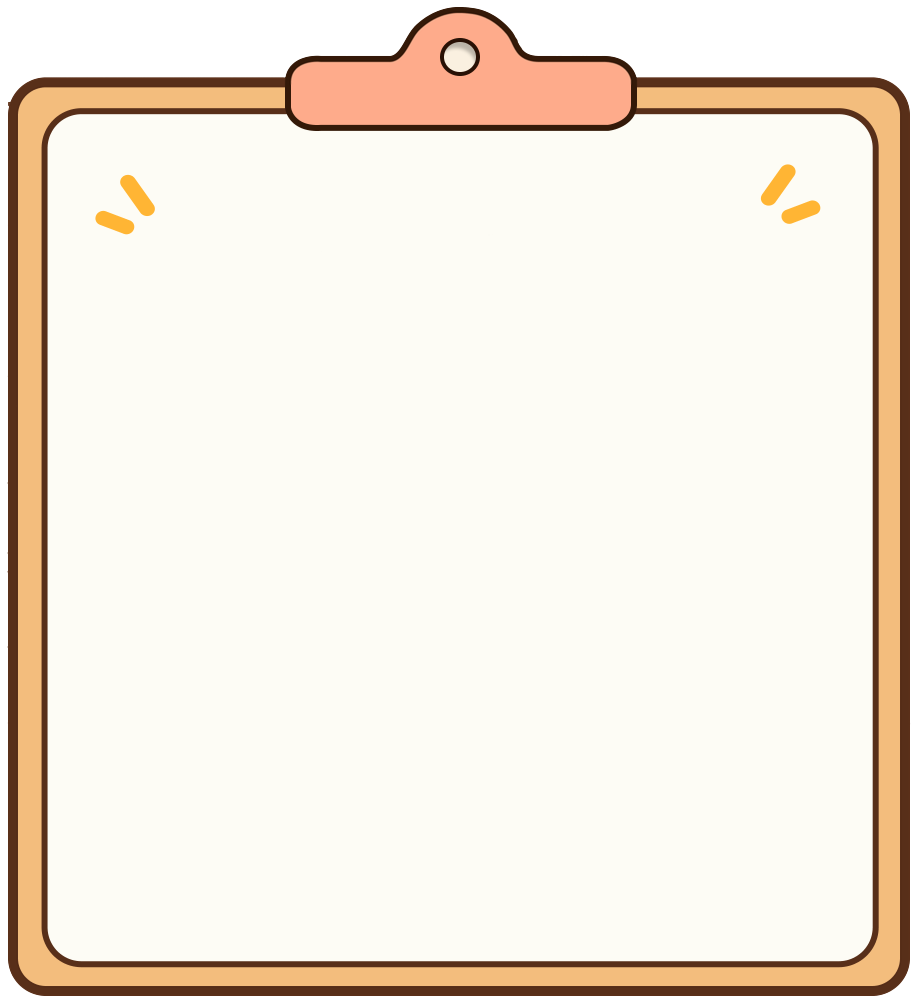
#> input picture ArtSource/원본/미사용/Draw_Clipboard.png, 1824 x 1996 px, found by its file name (shown at 1/2 size)
$ python make_clipboard_frame.py '../../../ArtSource/원본/미사용'
#> lines starting #> are read from the running program, lines starting #| are printed output that depends on the picture; after the words box and inside, x2 and y2 are one past the last pixel; in counts of white or black regions, pixels touching at a corner belong together
# 그리기 화면 클립보드 틀 만들기 : ArtSource/원본/미사용/Draw_Clipboard.png → Draw_ClipboardFrame.png
#   python make_clipboard_frame.py <FindDokkaebi 폴더>
#   1) 곧게 뻗은 가운데 줄을 반복해서 세로로 늘려요. (모서리 · 집게 · 반짝이 모양은 그대로)
#   2) 종이 면을 투명하게 뚫어요. 그림판을 틀 뒤에 두면 잉크가 둥근 종이 모양대로 보여요.
import os, sys
import numpy as np
from PIL import Image
from scipy import ndimage

ROOT = sys.argv[1]
UI = os.path.join(ROOT, "Assets", "Sprites", "UI")
EXTRA_ROWS = 255      # 1824x1996 → 1824x2251
STRETCH_ROW = 1040    # 왼쪽 · 오른쪽 테두리가 곧은 줄
PAPER = np.array([253, 252, 245], dtype=float)
FULLY_INK = 120.0     # 종이 색에서 이만큼 멀면 불투명

src = np.array(Image.open(os.path.join(ROOT, "ArtSource", "원본", "미사용", "Draw_Clipboard.png")).convert("RGBA"))
#> src is the input picture: shape (1996, 1824, 4); mean R, G, B, A 236, 226.3, 213.3, 235.1
row = src[STRETCH_ROW:STRETCH_ROW + 1]
#> row = 1824 rows, first 6: [202, 152, 99, 0], [159, 120, 78, 0], [68, 51, 33, 0], [13, 10, 6, 0], [1, 0, 0, 0], [0, 0, 0, 0]
im = np.concatenate([src[:STRETCH_ROW], np.repeat(row, EXTRA_ROWS, axis=0), src[STRETCH_ROW:]], axis=0).astype(float)
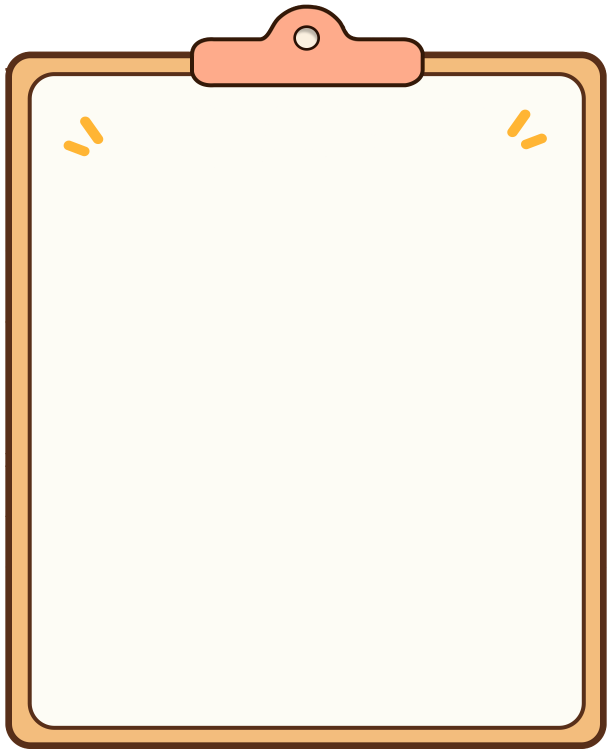
#> im: shape (2251, 1824, 4) float64 (shown at 1/3 size); mean R, G, B, A 237, 227.7, 215.1, 237; transparent parts drawn white

rgb, alpha = im[..., :3], im[..., 3]
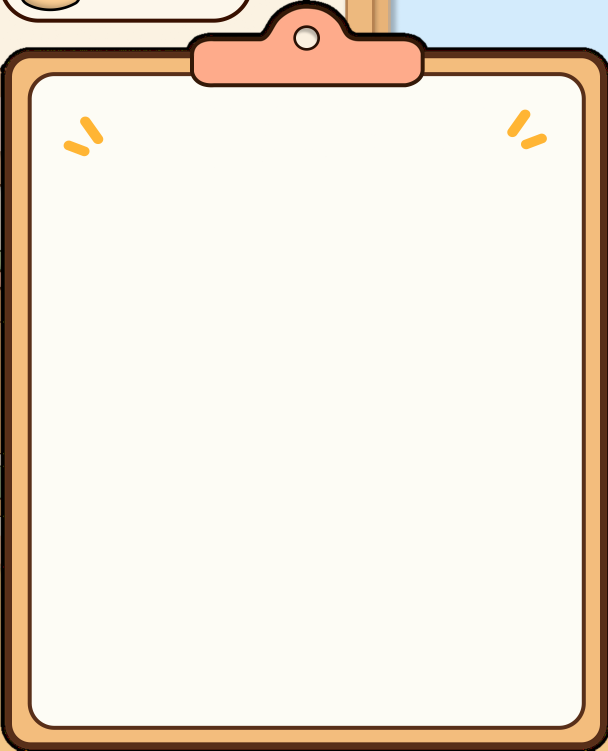
#> rgb: shape (2251, 1824, 3) float64 (shown at 1/3 size); mean R, G, B 237, 227.7, 215.1
dist = np.abs(rgb - PAPER).sum(axis=2)
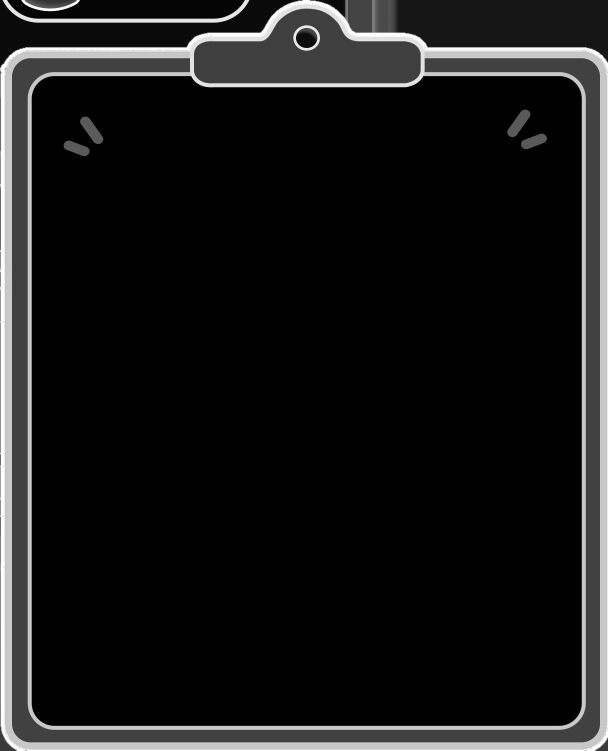
#> dist: shape (2251, 1824) float64 (shown at 1/3 size); min 0, max 750, mean 70.6; drawn with min black and max white
regions, _ = ndimage.label((dist < 30) & (alpha > 200))
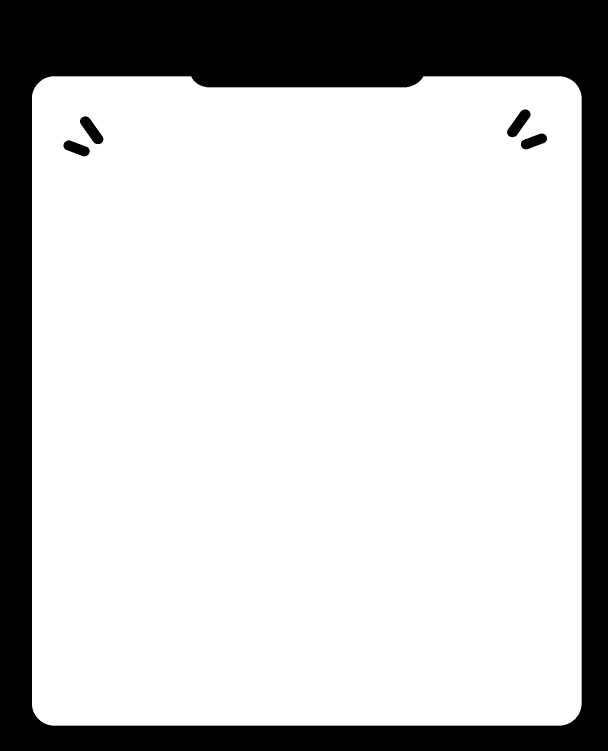
#> regions: shape (2251, 1824) int32 (shown at 1/3 size); values 0 (black) and 1 (white), 77.4% white; 5 black regions, box (x1, y1, x2, y2) and area: (0, 0, 1824, 2251) 919386, (1521, 328, 1592, 412) 2836, (240, 349, 310, 433) 2821, (190, 421, 269, 469) 2262, (1563, 400, 1641, 448) 2249
paper = regions == regions[im.shape[0] // 2, im.shape[1] // 2]

# 경계의 부드러운 픽셀 : 종이 색을 빼서 반투명으로 (뒤의 잉크와 자연스럽게 섞여요)
fringe = ndimage.binary_dilation(paper, iterations=3) & ~paper
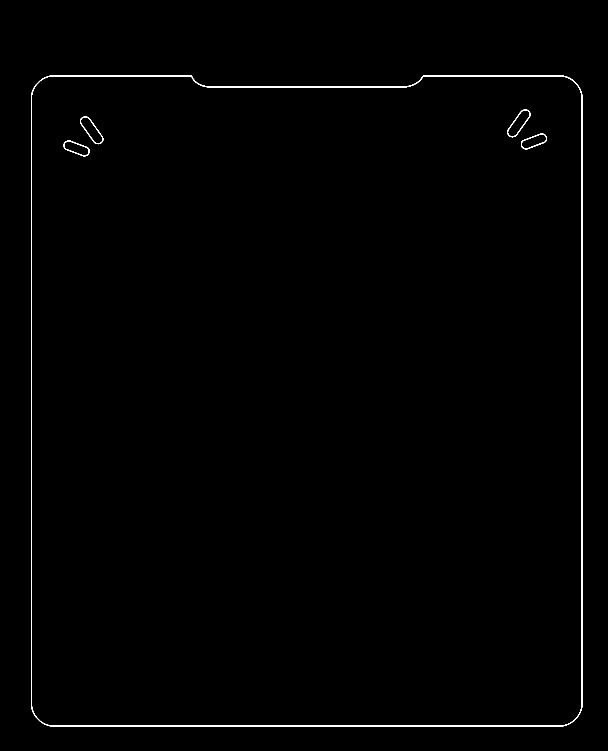
#> fringe: shape (2251, 1824) bool (shown at 1/3 size); 0.57% white; 5 white regions, box (x1, y1, x2, y2) and area: (93, 226, 1748, 2180) 21150, (1521, 328, 1592, 412) 570, (240, 349, 310, 433) 564, (1563, 400, 1641, 448) 525, (190, 421, 269, 469) 524
keep = np.clip(dist / FULLY_INK, 0.0, 1.0)
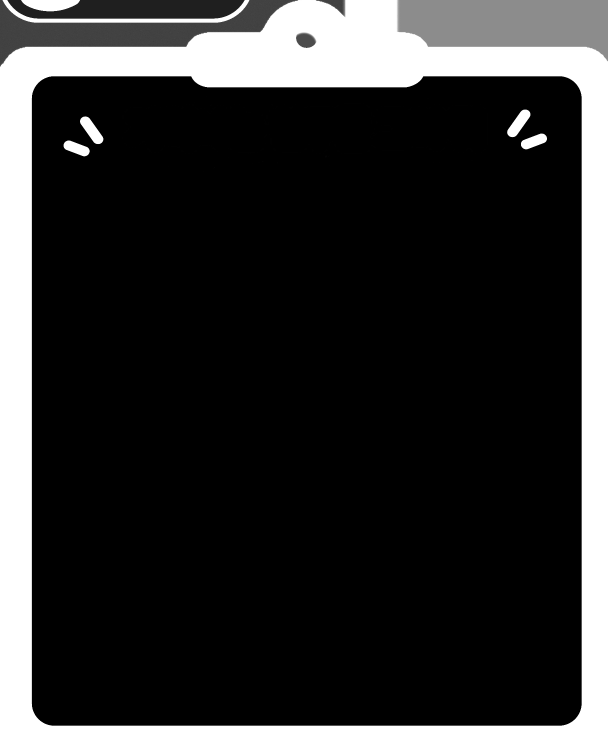
#> keep: shape (2251, 1824) float64 (shown at 1/3 size); min 0, max 1, mean 0.198
fx = keep[fringe][:, None]
rgb[fringe] = np.clip(PAPER + (rgb[fringe] - PAPER) / np.maximum(fx, 0.01), 0, 255)
alpha[fringe] = np.minimum(alpha[fringe], fx[:, 0] * 255)
rgb[paper] = PAPER
alpha[paper] = 0
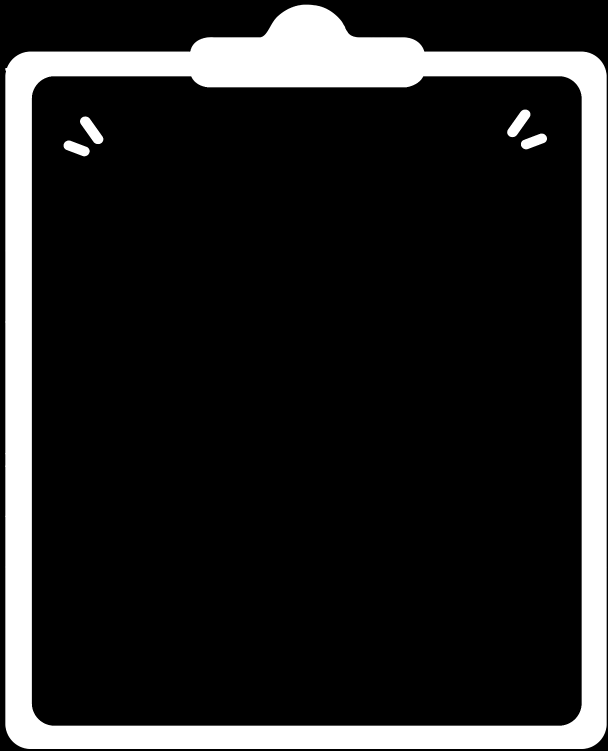
#> alpha: shape (2251, 1824) float64 (shown at 1/3 size); min 0, max 255, mean 39.7

Image.fromarray(im.round().astype(np.uint8), "RGBA").save(os.path.join(UI, "Draw_ClipboardFrame.png"))
ys, xs = np.where(paper)
print("틀 크기", im.shape[1], "x", im.shape[0], "/ 종이 면", xs.min(), ys.min(), xs.max() + 1, ys.max() + 1)
#| 틀 크기 1824 x 2251 / 종이 면 96 229 1745 2177
